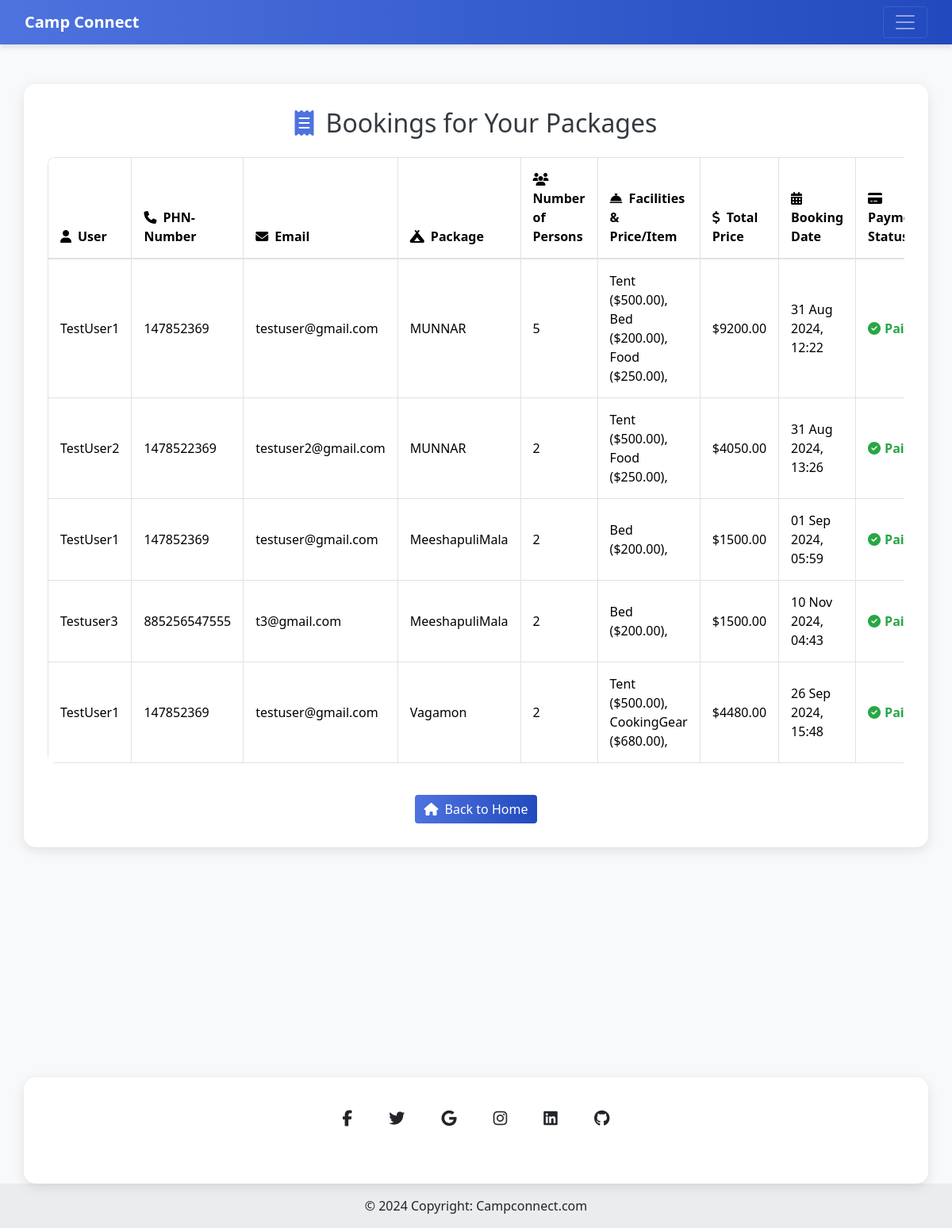
Page /Camp/camper_view_bookings/ (signed in) on the committed database.
### User/models.py (models this page shows)
class Booking(models.Model):
    user = models.ForeignKey(User, on_delete=models.CASCADE, related_name='bookings')
    package = models.ForeignKey(CampPackage, on_delete=models.CASCADE, related_name='bookings')
    facilities = models.ManyToManyField(CampFacility, related_name='bookings', blank=True)
    number_of_persons = models.PositiveIntegerField()
    booking_date = models.DateTimeField(auto_now_add=True)
    @property
    def total_price(self):
        facilities_price = sum(facility.price_per_item for facility in self.facilities.all())
        return self.package.price * self.number_of_persons + facilities_price

class User(models.Model):
    name = models.CharField(max_length=150)
    email = models.EmailField(unique=True)
    phone_number = models.CharField(max_length=15)
    address = models.TextField()
    password = models.CharField(max_length=100)
    id_number = models.CharField(max_length=50, unique=True)
    date_joined = models.DateTimeField(auto_now_add=True)

### Camp/models.py (models this page shows)
class CampPackage(models.Model):
    camp = models.ForeignKey('Camp', on_delete=models.CASCADE, related_name='packages')
    package_name = models.CharField(max_length=100)
    description = models.TextField()
    location = models.TextField()
    camp_start_date = models.DateField(auto_now_add=True)
    camp_end_date = models.DateField()
    booking_start_date =models.DateField(auto_now_add=True)
    booking_end_date = models.DateField()
    max_people = models.PositiveIntegerField()
    facilities_provided = models.ManyToManyField('CampFacility', related_name='camp_packages', blank=True)
    price = models.DecimalField(max_digits=10, decimal_places=2)
    availability = models.BooleanField(default=True)
    images = models.ImageField(upload_to='package_images/', blank=True, null=True)

class CampFacility(models.Model):
    CAMP_ITEM_CHOICES = [
        ('Bed', 'Bed'),
        ('Tent', 'Tent'),
        ('Food', 'Food'),
        ('Stool', 'Stool'),
        ('SleepingBag', 'Sleeping Bag'),
        ('Lantern', 'Lantern'),
        ('CampFire', 'Camp Fire'),
        ('FirstAid', 'First Aid Kit'),
        ('CookingGear', 'Cooking Gear'),
        ('Water', 'Water Supply'),
    ]
    facility_name = models.CharField(max_length=100, choices=CAMP_ITEM_CHOICES)
    quantity_available = models.PositiveIntegerField(default=0)
    price_per_item = models.DecimalField(max_digits=10, decimal_places=2, default=0.00)
    description = models.TextField(blank=True, null=True)
    camp = models.ForeignKey('Camp', on_delete=models.CASCADE, related_name='facilities')

### Camp/views.py (the view)
# urls.py: path('camper_view_bookings/', views.camper_view_bookings, name='camper_view_bookings'),
def camper_view_bookings(request):
    try:
        camper = Camp.objects.get(id=request.session.get('Cid'))
    except Camp.DoesNotExist:
        return render(request, 'User/error_page.html', {'message': 'Camper not found.'})
    packages = camper.packages.all()
    bookings = Booking.objects.filter(package__in=packages).select_related('package', 'user', 'payment').prefetch_related('facilities')
    return render(request, 'Camp/camper_view_bookings.html', {'bookings': bookings})

### Camp/templates/Camp/camper_view_bookings.html (shortened to what this page needs)
{% extends "Camp/base.html"%}
{% block navbar%}
<!DOCTYPE html>
<html lang="en">
<head>
    <link href="https://maxcdn.bootstrapcdn.com/bootstrap/4.5.2/css/bootstrap.min.css" rel="stylesheet">
</head>
<body>
    <div class="container">
        <h2 class="text-center mb-4">
            <i class="fas fa-receipt"></i>
            Bookings for Your Packages
        </h2>
        {% if bookings %}
        <div class="table-responsive">
            <table class="table table-bordered">
                <thead>
                    <tr>
                        <th><i class="fas fa-user mr-2"></i>User</th>
                        <th><i class="fas fa-phone mr-2"></i>PHN-Number</th>
                        <th><i class="fas fa-envelope mr-2"></i>Email</th>
                        <th><i class="fas fa-campground mr-2"></i>Package</th>
                        <th><i class="fas fa-users mr-2"></i>Number of Persons</th>
                        <th><i class="fas fa-concierge-bell mr-2"></i>Facilities & Price/Item</th>
                        <th><i class="fas fa-dollar-sign mr-2"></i>Total Price</th>
                        <th><i class="fas fa-calendar-alt mr-2"></i>Booking Date</th>
                        <th><i class="fas fa-credit-card mr-2"></i>Payment Status</th>
                    </tr>
                </thead>
                <tbody>
                    {% for booking in bookings %}
                    <tr>
                        <td>{{ booking.user.name }}</td>
                        <td>{{ booking.user.phone_number }}</td>
                        <td>{{ booking.user.email }}</td>
                        <td>{{ booking.package.package_name }}</td>
                        <td>{{ booking.number_of_persons }}</td>
                        <td>
                            {% for facility in booking.facilities.all %}
                            {{ facility.facility_name }} (${{ facility.price_per_item }}),
                            {% endfor %}
                        </td>
                        <td>${{ booking.total_price }}</td>
                        <td>{{ booking.booking_date|date:"d M Y, H:i" }}</td>
                        <td>
                            {% if booking.payment.payment_status == 'Completed' %}
                            <span class="text-success">
                                <i class="fas fa-check-circle"></i>Paid
                            </span>
                            {% else %}
                            <span class="text-danger">
                                <i class="fas fa-exclamation-circle"></i>Pending
                            </span>
                            {% endif %}
                        </td>
                    </tr>
                    {% endfor %}
                </tbody>
            </table>
        </div>
        {% else %}
        <p class="text-center">
            <i class="fas fa-info-circle text-muted mr-2"></i>
            No bookings have been made for your packages yet.
        </p>
        {% endif %}
        <div class="text-center mt-4">
            <a href="{% url 'Camp:Camp_home' %}" class="btn btn-primary">
                <i class="fas fa-home mr-2"></i>
                Back to Home
            </a>
        </div>
    </div>
<br><br><br><br><br>
<br><br><br><br><br>
    <footer class="text-center bg-body-tertiary">
        <div class="container pt-4">
            <section class="mb-4">
                <a data-mdb-ripple-init class="btn btn-link btn-floating btn-lg text-body m-1" href="#!" role="button"
                    data-mdb-ripple-color="dark"><i class="fab fa-facebook-f"></i></a>
                <a data-mdb-ripple-init class="btn btn-link btn-floating btn-lg text-body m-1" href="#!" role="button"
                    data-mdb-ripple-color="dark"><i class="fab fa-twitter"></i></a>
                <a data-mdb-ripple-init class="btn btn-link btn-floating btn-lg text-body m-1" href="#!" role="button"
                    data-mdb-ripple-color="dark"><i class="fab fa-google"></i></a>
                <a data-mdb-ripple-init class="btn btn-link btn-floating btn-lg text-body m-1" href="#!" role="button"
                    data-mdb-ripple-color="dark"><i class="fab fa-instagram"></i></a>
                <a data-mdb-ripple-init class="btn btn-link btn-floating btn-lg text-body m-1" href="#!" role="button"
                    data-mdb-ripple-color="dark"><i class="fab fa-linkedin"></i></a>
                <a data-mdb-ripple-init class="btn btn-link btn-floating btn-lg text-body m-1" href="#!" role="button"
                    data-mdb-ripple-color="dark"><i class="fab fa-github"></i></a>
            </section>
        </div>
        <div class="text-center p-3" style="background-color: rgba(0, 0, 0, 0.05);">
            © 2024 Copyright:
            <a class="text-body" href="www.campconnect.com">Campconnect.com</a>
        </div>
    </footer>
</body>
</html>
{% endblock navbar%}

### Camp/templates/Camp/base.html (style rules this page uses)
body { background-color: #f8f9fa; font-family: 'Segoe UI', Tahoma, Geneva, Verdana, sans-serif; }

### Camp/templates/Camp/camper_view_bookings.html (style rules this page uses)
body { background-color: #f8f9fa; font-family: 'Segoe UI', Tahoma, Geneva, Verdana, sans-serif; }
.container { background-color: white; border-radius: 15px; box-shadow: 0 4px 15px rgba(0, 0, 0, 0.1); padding: 30px; margin-top: 50px; }
h2 { color: #343a40; display: flex; align-items: center; justify-content: center; }
h2 i { margin-right: 15px; color: #4e73df; }
.table { border-radius: 10px; overflow: hidden; }
.table thead { background: linear-gradient(to right, #4e73df, #224abe); color: white; }
.table th, .table td { vertical-align: middle; padding: 15px; }
.table-bordered th, .table-bordered td { border: 1px solid #dee2e6; }
.table tbody tr:nth-child(even) { background-color: #f8f9fa; }
.btn-primary { background: linear-gradient(to right, #4e73df, #224abe); border: none; display: inline-flex; align-items: center; justify-content: center; transition: transform 0.3s ease; }
.btn-primary i { margin-right: 10px; }
.text-success, .text-danger { font-weight: bold; display: inline-flex; align-items: center; }
.text-success i, .text-danger i { margin-right: 5px; }

### rows in the picture
Booking: user.name "TestUser1", user.phone_number "147852369", user.email "testuser@gmail.com", package.package_name "MUNNAR", number_of_persons "5", total_price "9200.00", booking_date "31 Aug 2024, 12:22", shows "Paid"
CampFacility: facility_name "Tent", price_per_item "500.00"
CampFacility: facility_name "Bed", price_per_item "200.00"
CampFacility: facility_name "Food", price_per_item "250.00"
Booking: user.name "TestUser2", user.phone_number "1478522369", user.email "testuser2@gmail.com", package.package_name "MUNNAR", number_of_persons "2", total_price "4050.00", booking_date "31 Aug 2024, 13:26", shows "Paid"
Booking: user.name "TestUser1", user.phone_number "147852369", user.email "testuser@gmail.com", package.package_name "MeeshapuliMala", number_of_persons "2", total_price "1500.00", booking_date "01 Sep 2024, 05:59", shows "Paid"
Booking: user.name "Testuser3", user.phone_number "885256547555", user.email "t3@gmail.com", package.package_name "MeeshapuliMala", number_of_persons "2", total_price "1500.00", booking_date "10 Nov 2024, 04:43", shows "Paid"
Booking: user.name "TestUser1", user.phone_number "147852369", user.email "testuser@gmail.com", package.package_name "Vagamon", number_of_persons "2", total_price "4480.00", booking_date "26 Sep 2024, 15:48", shows "Paid"
CampFacility: facility_name "CookingGear", price_per_item "680.00"
